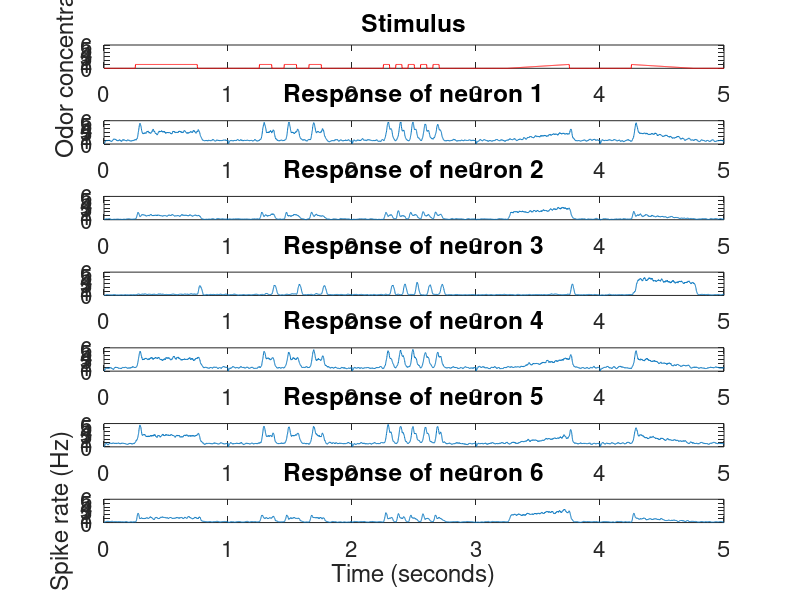

MATLAB code to generate this figure: (Note: this script raises an error after producing the figure.)
%% PCA on simulated neurons

% AVB & SLH 3/10/2016

%% Close figures and clear workspace
close all 
clear all 
% Note that this command clears the workspace so you will lose any
% variables you haven't saved

%% Set some defaults for figure formatting so your figures look nice 
set(0,'DefaultAxesFontSize', 16)
set(0,'DefaultFigureColor','w')
figure 
close all 

%% Load data 
load('pca_data.mat')
% This line loads three variables: data, stim, time. 
% data is a 58 x 6000 matrix because there are 58 neurons and 6000 time points.  
% Each row is the PSTH of a simulated neuron in response to the stimuli. 
% stim is a 1 x 6000 vector of the stimuli over time. 
% time is a 1 x 6000 vector of the time in seconds.

%% Plot data for the first six neurons
% This section of the code plots the stimulus and the responses for the
% first six neurons in the same figure.  You can copy and change this code
% to create your other figures. 
figure
ax(1) = subplot(7,1,1); % subplot allows you to plot multiple graphs in the same figure
plot(time,stim','r') % Plot the stimulus
ylabel('Odor concentration')
title('Stimulus')
for i = 1:6 % Loop through the first six neurons and plot their responses
    ax(i+1) = subplot(7,1,i+1);
    plot(time,data(i,:)) % This plots row i of data
    title(['Response of neuron ',num2str(i)])
end
xlabel('Time (seconds)')
ylabel('Spike rate (Hz)')
linkaxes(ax(:),'xy') % This makes sure the axes have the same scaling 
ax_lims = [min(data(:)),max(data(:))]; % Finds the correct axis limits so you can see all the data 
ylim(ax_lims) % Set the axis limits 

%% Save the figure 
% This code saves the latest figure you have made in a format that is easy
% to insert into a word document.  You can use this code to save all your
% other figures by inserting it after the code that makes the figure. You
% just need to specify the name of the file as a string.  In this case the
% name is 'neuron_data_fig'.
my_save_fig('neuron_data_fig')

%% Determine the number of neurons and number of time points 
% You can use the function 'size' to find the size of each dimension of the
% data matrix 

% ================
% Insert code here
% ================

%% Subtract off the mean response of each neuron (This is 'centering')
% First calculate the mean of each neuron's response using the 'mean'
% function.  Make sure you calculate the mean of data along the correct axis
% (i.e. calculate the neuron's mean response and not the mean response of
% all neurons for one time point). You can specify the axis as an input
% argument for the mean function.

% ================
% Insert code here
% ================

% Next subtract the mean response from the data.  Note when you subtract
% two matrices they need to have the same dimensions.  You can use 'repmat'
% to make a matrix of mean values. 

% ================
% Insert code here
% ================

%% Plot centered data for the first six neurons

% ================
% Insert code here
% ================


%% Save a figure of the centered data

% ================
% Insert code here
% ================


%% Generate the covariance matrix
% Please do not use MATLAB's 'cov' function for generating the covariance
% matrix but instead generate it by multiplying the appropriate matrices as
% we discussed in class. You can multiply to matrices A and B using
% mtimes(A,B) or A*B

% Think about what the dimensions of your covariance matrix should be. If
% your original data has M rows and N columns and you are performing
% dimensionality reduction to reduce the number of rows then your covarianc
% matrix should be an M x M matrix.  

% To check that you've calculated the covariance matrix correctly, the
% first three values of the first row should be 327.7398  123.2678
% 302.6009.

% ================
% Insert code here
% ================


%% Plot the covariance matrix
% You can use the imagesc function to visualise the covariance matrix. 
% The colorbar function puts the color scale on your graph. 

% ================
% Insert code here
% ================

%% Save the covariance matrix figure

% ================
% Insert code here
% ================


%% Find the eigenvectors and eigenvalues 
% Use the 'eig' function to do this. 

% ================
% Insert code here
% ================

%% Make a vector of eigenvalues
% Use the 'diag' function to extract the eigenvalues from the matrix output
% of eig. 

% ================
% Insert code here
% ================

%% Sort the eigenvalues and eigenvectors 
% Use the 'sort' function to sort the eigenvalues from highest to lowest 
% Make sure to get the indexes as an output from the sort function so that
% you can sort the eigenvectors too. 

% ================
% Insert code here
% ================

% Now sort the eigenvectors so that they are in the same order as the
% eigenvalues.  To do this don't use the 'sort' function but instead index
% the eigenvector matrix using the indexes you got from sorting the
% eigenvalues. 

% ================
% Insert code here
% ================


%% Plot the eigenvalues 
% Plot the eigenvalue value vs. the eigenvalue number. Plot each eigenvalue
% as a discrete dot rather than a line that joins each eigenvalue so that
% it is easier to see the value for each eigenvalue. 

% ================
% Insert code here
% ================

%% Save eigenvalues plot

% ================
% Insert code here
% ================

%% Plot the first six eigenvectors

% ================
% Insert code here
% ================

%% Save eigenvectors plot

% ================
% Insert code here
% ================

%% Find principal components by projecting data onto the eigenvectors 
% Recall that you project data onto the eigenvectors by multiplying the
% data matrix and the eigenvector matrix together.

% Again think about what dimensions your principal components should have.
% You may need to transpose your data matrix using the 'transpose'
% function. 

% ================
% Insert code here
% ================

%% Plot the first six principal components

% ================
% Insert code here
% ================

%% Save principal components plot

% ================
% Insert code here
% ================

%% Plot the covariance matrix of the principal components
% Again use imagesc and colorbar 

% ================
% Insert code here
% ================

%% Save the covariance matrix figure

% ================
% Insert code here
% ================

%% Find the loadings of each neuron on the principal components
% You find these loadings by projecting the data matrix onto the principal
% components.  You do this my multiplying the data matrix and the principal
% components matrix.  Again think about the dimensions that the loadings
% should have. 

% ================
% Insert code here
% ================

%% Make a 3D plots of the loadings of each neuron on the first three principal components
% Use 'plot3' to make a 3D plot
% Make sure to plot each loading as a discrete dot. 
% Remember to label the axes

% ================
% Insert code here
% ================

%% Save loadings plot 

% ================
% Insert code here
% ================

